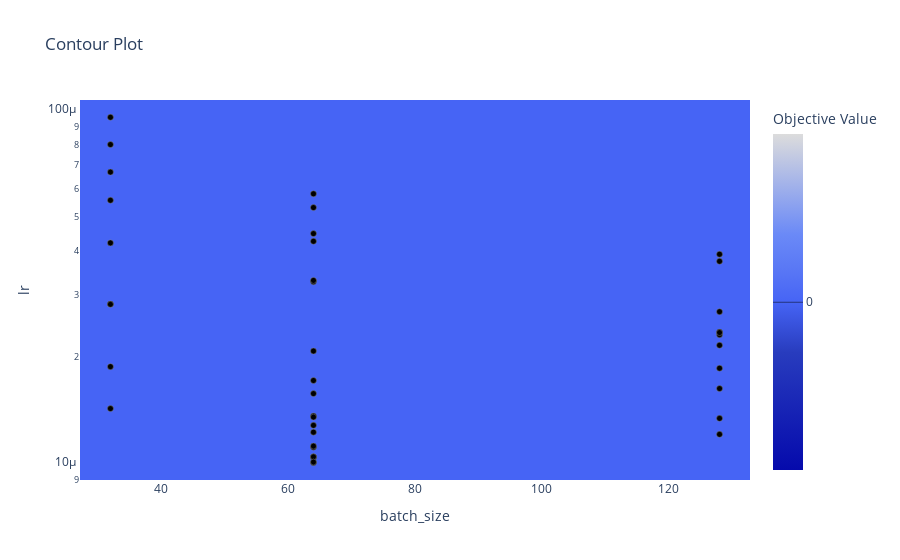

Notebook code for this chart:
### Code cell
optuna.visualization.plot_contour(study)

### Figure 1 — Plotly figure (JSON) as saved in the notebook; plotly's stock layout.template omitted (floating-point values rounded to 4 significant figures; data arrays with more than 128 entries replaced by an {"elided": "..."} marker saying what was removed)
{"data": [{"colorbar": {"title": {"text": "Objective Value"}}, "colorscale": [[0, "rgb(5,10,172)"], [0.35, "rgb(40,60,190)"], [0.5, "rgb(70,100,245)"], [0.6, "rgb(90,120,245)"], [0.7, "rgb(106,137,247)"], [1, "rgb(220,220,220)"]], "connectgaps": true, "contours": {"coloring": "heatmap"}, "hoverinfo": "none", "line": {"smoothing": 1.3}, "reversescale": false, "type": "contour", "x": [27.2, 32, 64, 128, 132.8], "y": [8.971e-06, 1.004e-05, 1.009e-05, 1.037e-05, 1.043e-05, 1.045e-05, 1.111e-05, 1.119e-05, 1.208e-05, 1.226e-05, 1.282e-05, 1.341e-05, 1.352e-05, 1.362e-05, 1.43e-05, 1.576e-05, 1.629e-05, 1.717e-05, 1.86e-05, 1.879e-05, 2.081e-05, 2.161e-05, 2.315e-05, 2.347e-05, 2.355e-05, 2.69e-05, 2.823e-05, 2.827e-05, 3.271e-05, 3.299e-05, 3.738e-05, 3.914e-05, 4.215e-05, 4.259e-05, 4.478e-05, 5.307e-05, 5.567e-05, 5.805e-05, 6.689e-05, 8.006e-05, 9.566e-05, 0.0001071], "z": {"elided": "42x5 int values"}}, {"marker": {"color": "black", "line": {"color": "Grey", "width": 0.5}}, "mode": "markers", "showlegend": false, "type": "scatter", "x": [64, 32, 128, 32, 128, 32, 64, 64, 32, 64, 64, 32, 64, 32, 128, 64, 32, 128, 64, 32, 128, 64, 64, 128, 128, 64, 64, 128, 64, 64, 128, 64, 64, 64, 64, 32, 128, 64, 128, 64], "y": [1.111e-05, 6.689e-05, 1.208e-05, 2.827e-05, 3.738e-05, 9.566e-05, 3.271e-05, 1.717e-05, 2.823e-05, 3.299e-05, 1.119e-05, 8.006e-05, 5.805e-05, 5.567e-05, 1.86e-05, 5.307e-05, 1.879e-05, 1.629e-05, 4.478e-05, 1.43e-05, 2.355e-05, 4.259e-05, 1.362e-05, 2.315e-05, 2.347e-05, 1.037e-05, 1.352e-05, 2.161e-05, 1.045e-05, 1.004e-05, 1.341e-05, 1.226e-05, 1.043e-05, 1.009e-05, 1.282e-05, 4.215e-05, 2.69e-05, 1.576e-05, 3.914e-05, 2.081e-05]}], "layout": {"title": {"text": "Contour Plot"}, "xaxis": {"range": [27.2, 132.8], "title": {"text": "batch_size"}}, "yaxis": {"range": [-5.047, -3.97], "title": {"text": "lr"}, "type": "log"}}}
